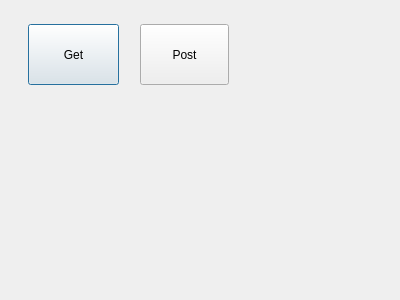
<?xml version="1.0" encoding="UTF-8"?>
<ui version="4.0">
 <class>Dialog</class>
 <widget class="QDialog" name="Dialog">
  <property name="geometry">
   <rect>
    <x>0</x>
    <y>0</y>
    <width>400</width>
    <height>300</height>
   </rect>
  </property>
  <property name="windowTitle">
   <string>Dialog</string>
  </property>
  <widget class="QPushButton" name="pushButton">
   <property name="geometry">
    <rect>
     <x>28</x>
     <y>24</y>
     <width>91</width>
     <height>61</height>
    </rect>
   </property>
   <property name="text">
    <string>Get</string>
   </property>
  </widget>
  <widget class="QPushButton" name="pushButton_2">
   <property name="geometry">
    <rect>
     <x>140</x>
     <y>24</y>
     <width>89</width>
     <height>61</height>
    </rect>
   </property>
   <property name="text">
    <string>Post</string>
   </property>
  </widget>
 </widget>
 <resources/>
 <connections/>
</ui>
